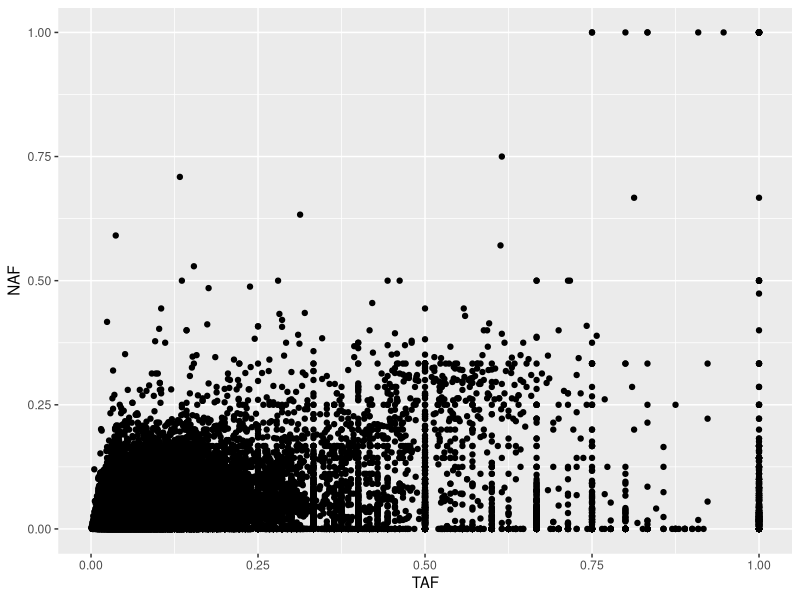
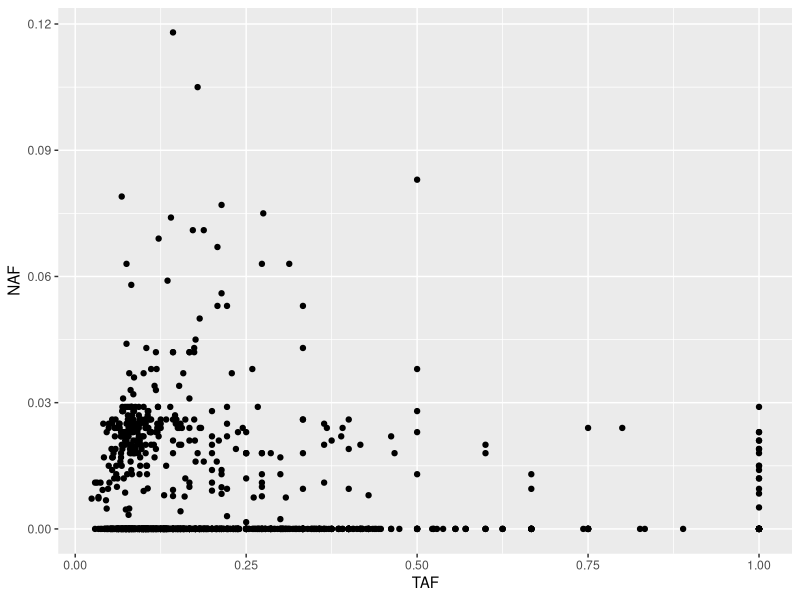

Reproduce these figures in R, in order.
library(ggplot2)
X11()
AF104 <- read.csv("103T.AFs.csv")
ggplot(AF104, aes(TAF,NAF)) + geom_point()
Sys.sleep(3)
FP104AF <- subset(AF104,Filter=="PASS")
ggplot(FP104AF, aes(TAF,NAF)) + geom_point()
Sys.sleep(10)
